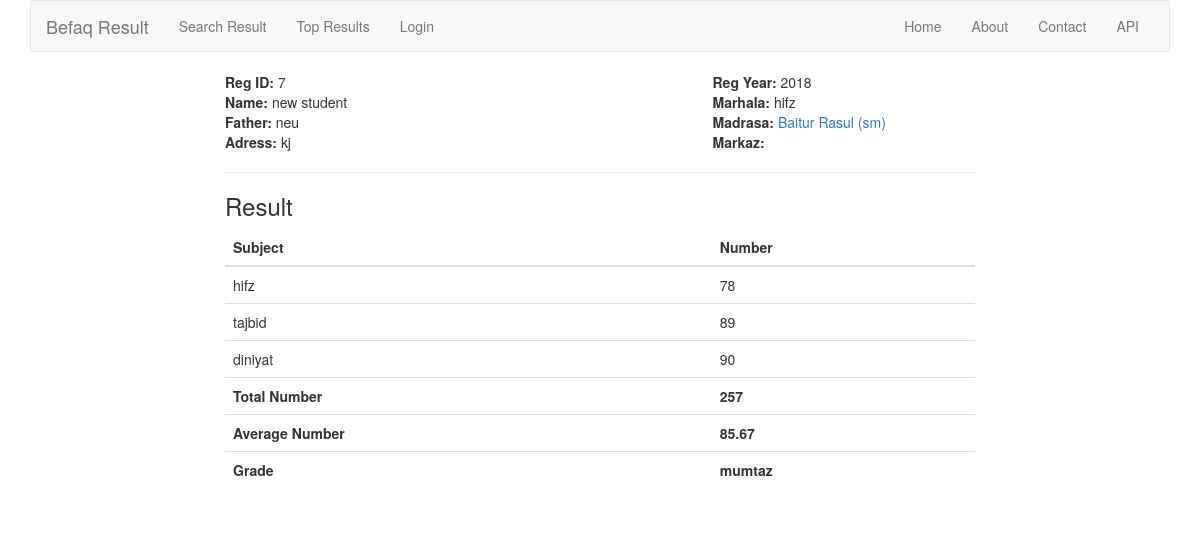
The page /result/7/ on the database its author committed.
### student/models.py (models this page shows, shortened)
class Student(models.Model):
    name          = models.CharField(max_length=100)
    father        = models.CharField(max_length=100)
    address       = models.CharField(max_length=255,
                                     null=True,
                                     blank=True,
                                     help_text='permanent address of student')
    madrasa       = models.ForeignKey(Madrasa, on_delete=models.CASCADE, related_name='students')
    markaz        = models.CharField(max_length=127,
                                     blank=True,
                                     help_text="If the student's madrasa is the markaz then leave it blank'"
                                               " otherwise enter the markaz name")
    marhala       = models.CharField(max_length=10,
                                     choices=MARHALA)
    reg_year      = models.CharField(max_length=4,
                                     choices=REGISTRATION_YEARS,
                                     default='2018')
    registrar     = models.ForeignKey('auth.User', default=1)
    registered_at = models.DateTimeField(auto_now_add=True)
    updated_at    = models.DateTimeField(auto_now=True)
    is_active    = models.BooleanField(default=True)
    objects       = StudentManager()
    def get_subject_list(self):
        subject_list = SUBJECT_LIST[self.marhala]
        return subject_list

### madrasa/models.py (models this page shows, shortened)
class Madrasa(models.Model):
    name      = models.CharField(max_length=127, unique=True)
    address   = models.CharField(max_length=255, blank=True)
    is_markaz = models.BooleanField(default=False)
    def __str__(self):
        return self.name

### result/models.py (models this page shows, shortened)
class Result(models.Model):
    student    = models.OneToOneField(Student, on_delete=models.CASCADE)
    subject_1  = models.IntegerField(default=0,validators=[MinValueValidator(0),MaxValueValidator(100)])
    subject_2  = models.IntegerField(default=0,validators=[MinValueValidator(0),MaxValueValidator(100)])
    subject_3  = models.IntegerField(default=0,validators=[MinValueValidator(0),MaxValueValidator(100)])
    subject_4  = models.IntegerField(default=0,validators=[MinValueValidator(0),MaxValueValidator(100)])
    subject_5  = models.IntegerField(default=0,validators=[MinValueValidator(0),MaxValueValidator(100)])
    subject_6  = models.IntegerField(default=0,validators=[MinValueValidator(0),MaxValueValidator(100)])
    subject_7  = models.IntegerField(default=0,validators=[MinValueValidator(0),MaxValueValidator(100)])
    subject_8  = models.IntegerField(default=0,validators=[MinValueValidator(0),MaxValueValidator(100)])
    subject_9  = models.IntegerField(default=0,validators=[MinValueValidator(0),MaxValueValidator(100)])
    subject_10 = models.IntegerField(default=0,validators=[MinValueValidator(0),MaxValueValidator(100)])
    total_num   = models.IntegerField(default=0)
    average_num = models.FloatField(default=0)
    grade       = models.CharField(max_length=20, default='', blank=True)

### result/views.py (the view)
# urls.py: url(r'^(?P<id>\d+)/$', ResultDetailAPIView.as_view(), name='result_detail'),
def result_detail(request, id=None):
    result = get_object_or_404(Result, student__id=id)
    student = result.student
    result_dict = OrderedDict()
    for i, subject in enumerate(student.get_subject_list(), 1):
        result_dict[subject] = getattr(result, 'subject_{}'.format(i), 0)
    context = {
        'student': student,
        'result': result_dict,
    }
    return render(request, 'result/result_detail.html', context)

### result/templates/result/result_detail.html (shortened to what this page needs)
{% extends 'base.html' %}
{% block content %}
    <div class="row">
        <div class="col-md-5 col-md-offset-2">
            <strong>Reg ID: </strong>{{ student.id }}<br>
            <strong>Name: </strong>{{ student.name }}<br>
            <strong>Father: </strong>{{ student.father }}<br>
            <strong>Adress: </strong>{{ student.address }}<br>
        </div>
        <div class="col-md-5">
            <strong>Reg Year: </strong>{{ student.reg_year }}<br>
            <strong>Marhala: </strong>{{ student.marhala }}<br>
            <strong>Madrasa: </strong><a href="{% url 'madrasa:madrasa_detail' pk=student.madrasa.pk %}">{{ student.madrasa }}</a> <br>
            <strong>Markaz: </strong>{{ student.markaz }}<br>
        </div>
        <br/>
        <div class="col-md-8 col-md-offset-2">
        <hr />
            <h3>Result</h3>
            <div class="table-responsive">
                <table class="table table-hover table-white">
                    <thead>
                    <tr>
                        <th scope="col">Subject</th>
                        <th scope="col">Number</th>
                    </tr>
                    </thead>
                    <tbody>
                    {% for subject, number in result.items %}
                        <tr>
                            <td>{{ subject }}</td>
                            <td>{{ number }}</td>
                        </tr>
                    {% endfor %}
                    <tr>
                        <th>Total Number</th>
                        <td><strong>{{ student.result.total_num }}</strong></td>
                    </tr>
                    <tr>
                        <th>Average Number</th>
                        <td><strong>{{ student.result.average_num }}</strong></td>
                    </tr>
                    <tr>
                        <th>Grade</th>
                        <td><strong>{{ student.result.grade }}</strong></td>
                    </tr>
                    </tbody>
                </table>
            </div>
        </div>
    </div>
{% endblock %}

### rows shown on the page
Student: id "7", name "new student", father "neu", address "kj", reg_year "2018", marhala "hifz", madrasa "Baitur Rasul (sm)", result.total_num "257", result.average_num "85.67", result.grade "mumtaz"

### other values the page prints
{{ subject }} "hifz" "tajbid" "diniyat"
{{ number }} "78" "89" "90"
